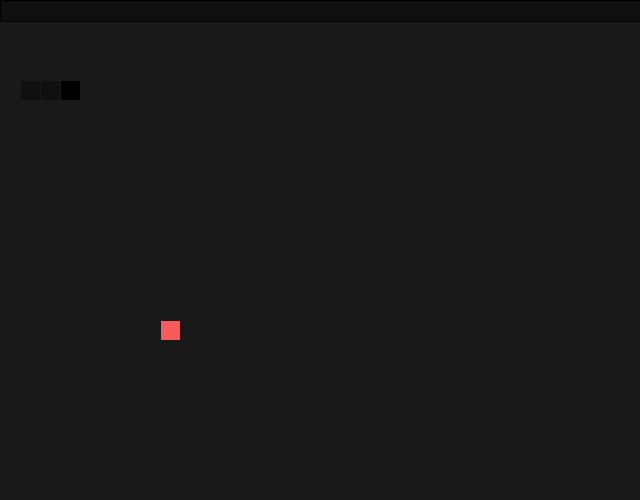
Frame 1 (no input)
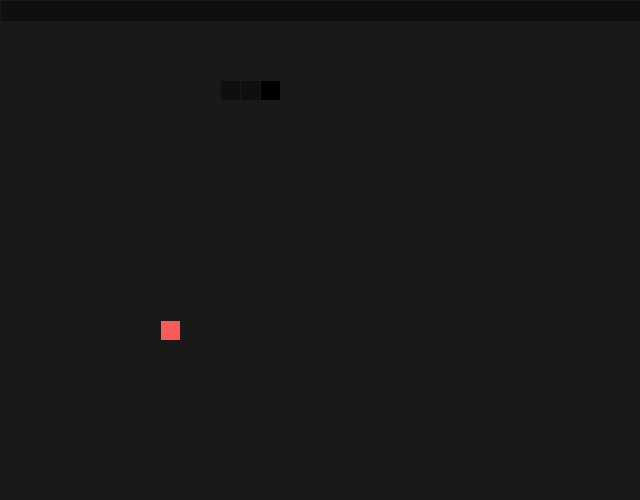
Frame 60 (the mouse pressed at the canvas centre just before this capture)
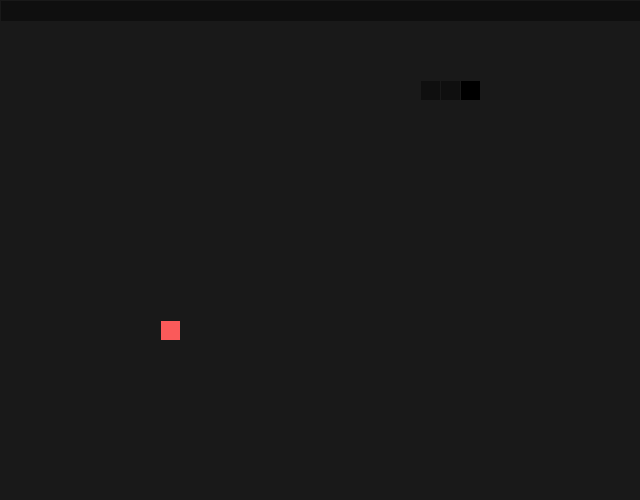
Frame 120 (the mouse held since frame 60 and released just before this capture)

The Processing sketch that drew these frames (run headless with seeded random() and noise(); from frame 60 on, the mouse is pressed at the canvas centre):

// Processing sketch: Sketch
// ── Sketch.pde
import java.util.ArrayList;
import java.util.List;

static int sc = 20;
static int GameUpdate = 6;
int rows, cols;

List< List<Cell> > array;

Snake snake;
Food food;

void setup(){
  size(640, 500);
  frameRate( 60 );
  background( 25 );

  initialize();

}

void draw(){
  background( 25 );
  topBar();
  food.Show();
  snake.Update();

  // here is checking for interractions
  if(frameCount % GameUpdate == 0){
    if( snake.checkFood( food.currentLocation ) ){
      snake.addTail();
      food.newFood();
    }
  }
}

void keyPressed(){
  if(keyCode == LEFT && snake.getDirX() != 1)
    snake.changeDirection( -1, 0 );
  else if(keyCode == UP && snake.getDirY() != 1)
    snake.changeDirection( 0, -1 );
  else if(keyCode == RIGHT && snake.getDirX() != -1)
    snake.changeDirection( 1, 0 );
  else if(keyCode == DOWN && snake.getDirY() != -1)
    snake.changeDirection( 0, 1 );
}

void topBar(){
  fill( 15 );
  rect(0, 0, width, 21);
}

void initialize(){
  rows = height / sc - 1;
  cols = width / sc;

  // initialize the array
  array = new ArrayList< List<Cell> >();
  for(int i = 0; i < rows; i ++){
    array.add( new ArrayList<Cell>() );
    for(int j = 0; j < cols; j ++){
      array.get(i).add( new Cell(i, j) );
    }
  }

  snake = new Snake();
  food = new Food();
}

// ── Cell.pde
class Cell{
  private int i, j;
  public boolean isWall, isTail, isFood;

  Cell(int i, int j){
    this.i = i; this.j = j;
    this.isWall = false; this.isTail = false; this.isFood = false;
  }

  public void Show(int r, int g, int b){
    stroke( 25 );
    strokeWeight(1);
    fill(r, g, b);
    rect( this.j * sc, (this.i + 1) * sc, sc, sc );
  }

}

// ── Food.pde
class Food{
  private Cell currentLocation;

  Food(){
    this.newFood();
  }

  public void Show(){
    this.currentLocation.Show(250, 90, 90);
  }

  public void newFood(){
    if( this.currentLocation != null )
      this.currentLocation.isFood = false;
    int i, j;
    // picks a random cell form array that is not a tail
    i = (int)random(0, rows);
    j = (int)random(0, cols);
    Cell chosenOne = array.get(i).get(j);
    while( chosenOne.isTail ){
      i = (int)random(0, rows);
      j = (int)random(0, cols);
      chosenOne = array.get(i).get(j);
    }
    chosenOne.isFood = true;
    this.currentLocation = chosenOne;
  }

}

// ── Score.pde
class Score{
  private int score, scorePlus, maxScore, lifes;
  Score(){
    this.score = 0; this.scorePlus = 0;
    this.maxScore = 0; this.lifes = 3;
  }

  public void Update(){
    if(this.scorePlus != 0){
      this.score++;
      this.scorePlus--;
    }
    this.Show();
  }

  private void Show(){
    textSize(11);
    fill(255);

    text( "Score : " + this.score, 5, 14);
    text( "MaxScore : " + this.maxScore, 80, 14);
    text( "Lifes : ", 170, 14);

    strokeWeight(0);
    for(int i = 0; i < this.lifes; i++){
     rect( 205 + i * 13, 6, 9, 9 );
    }
  }

  public void addScore(int n){
    this.scorePlus += n;
  }

  public int getScore(){
    return this.score;
  }

  public void resetScore(){
    if(this.score > this.maxScore)
      this.maxScore = this.score;
    this.score = 0;
    this.scorePlus = 0;

    this.takeLife();
  }

  private void takeLife(){
    this.lifes--;
  }

}

// ── Snake.pde
public class Snake{
  private List<Cell> tail;
  private int directionX, directionY, tailPlus;
  public boolean dirIsChanged;

  Snake(){
    tail = new ArrayList<Cell>();
    tail.add( array.get(3).get(3) );
    tail.add( array.get(3).get(2) );
    tail.add( array.get(3).get(1) );

    // make those cells the tail
    // snake.tail.get(0) is always the head
    for(Cell c : this.tail)
      c.isTail = true;

    this.tailPlus = 0;
    this.dirIsChanged = false;
    this.directionX = 1;
    this.directionY = 0;
  }

  public void Update(){
    // every five frames do:
    if( frameCount % GameUpdate == 0 ){

      // get the first, last, next(head) cell
      Cell head = this.tail.get(0);
      Cell lastTailCell = this.tail.get( this.tail.size() - 1 );
      Cell nextCell = null;

      // when nullPointException occurs this mean that the next head is out of the array
      try{
        nextCell = array.get( head.i + this.directionY ).get( head.j + this.directionX );
      } catch(Exception e){
        // teleportation
        if( this.directionX != 0 ){
          if( this.directionX == -1 )
            nextCell = array.get( head.i ).get( cols - 1 );
          else nextCell = array.get( head.i ).get( 0 );
        }
        else if( this.directionY != 0 ){
          if( this.directionY == -1 )
            nextCell = array.get( rows - 1 ).get( head.j );
          else nextCell = array.get( 0 ).get( head.j );
        }
      }
      // check snake collizion
      if( this.checkTailCollizion( nextCell ) ){
        //score.resetScore();
        noLoop();
        return;
      }

      // add the next Cell after it can be add
      this.tail.add( 0, nextCell );
      nextCell.isTail = true;

      if( this.tailPlus != 0 )
        this.tailPlus--;
      else {
        this.tail.remove( lastTailCell );
        lastTailCell.isTail = false;
      }

      this.dirIsChanged = false;

    }

    this.Show();
  }

  private void Show(){
    for(Cell c : this.tail){
      stroke( 25 );
      strokeWeight(1);
      if( c == this.tail.get(0) )
        c.Show(0, 0, 0);
      else
        c.Show(15, 15, 15);
    }
  }

  private boolean checkTailCollizion(Cell c){
    return this.tail.contains(c) ? true : false;
  }

  private void changeDirection(int dirX, int dirY){
    if( !this.dirIsChanged ){
      this.directionX = dirX;
      this.directionY = dirY;
      this.dirIsChanged = true;
    }
  }

  public boolean checkFood(Cell c){
    return c == this.tail.get(0) ? true : false;
  }

  public int getDirX(){
    return this.directionX;
  }

  public int getDirY(){
    return this.directionY;
  }

  public void addTail(){
    this.tailPlus++;// nice
  }

}
